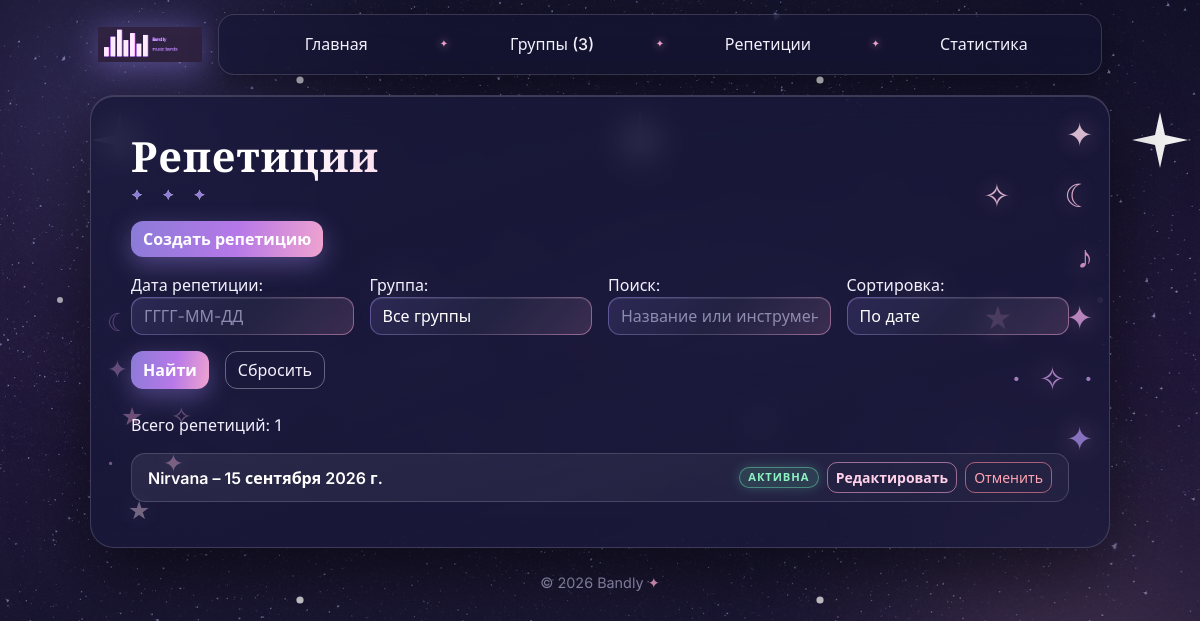
Screenshot of /rehearsals/ with the database file from the repository.
### rehearsals/models.py (models this page shows, shortened)
class Rehearsal(models.Model):
    class Status(models.TextChoices):
        ACTIVE = "active", "Активна"
        CANCELLED = "cancelled", "Отменена"
        COMPLETED = "completed", "Завершена"
    band = models.ForeignKey(
        "bands.Band",
        on_delete=models.PROTECT,
        related_name="rehearsals",
        verbose_name="Группа",
    )
    rehearsal_date = models.DateField(
        verbose_name="Дата репетиции",
    )
    participants = models.PositiveIntegerField(
        default=1,
        validators=[MinValueValidator(1), MaxValueValidator(100)],
        verbose_name="Число участников",
        help_text="Укажите планируемое число участников репетиции.",
    )
    status = models.CharField(
        max_length=12,
        choices=Status.choices,
        default=Status.ACTIVE,
        verbose_name="Статус репетиции",
    )
    objects = RehearsalManager()
    class Meta:
        ordering = ["rehearsal_date", "pk"]
        verbose_name = "Репетиция"
        verbose_name_plural = "Репетиции"

### rehearsals/views.py (the view)
# urls.py: path("", views.rehearsal_list, name="list"),
def rehearsal_list(request):
    form = RehearsalFilterForm(request.GET or None)
    form_valid = form.is_bound and form.is_valid()
    error = None
    booking_date = None
    band_id = None
    sort = "date"
    if form_valid:
        booking_date = form.cleaned_data.get("date")
        band = form.cleaned_data.get("band")
        band_id = band.pk if band else None
        query = form.cleaned_data.get("q") or ""
        sort = form.cleaned_data.get("sort") or "date"
    else:
        query = ""
        if form.is_bound:
            error = "Проверьте корректность параметров фильтрации."
    rehearsals_data = Rehearsal.objects.active()
    if booking_date:
        rehearsals_data = rehearsals_data.for_date(booking_date)
    if band_id:
        rehearsals_data = rehearsals_data.filter(
            band_id=band_id,
        )
    if query:
        rehearsals_data = rehearsals_data.filter(
            Q(band__name__icontains=query)
            | Q(band__required_instrument__icontains=query),
        )
    sort_field = SORT_FIELDS.get(sort, "rehearsal_date")
    rehearsals_data = (
        rehearsals_data.annotate(
            band_name=F("band__name"),
        )
        .values(
            "id",
            "rehearsal_date",
            "participants",
            "status",
            "band_name",
        )
        .order_by(sort_field, "id")
    )
    paginator = Paginator(rehearsals_data, 5)
    page_obj = paginator.get_page(request.GET.get("page"))
    context = {
        "rehearsals": page_obj,
        "page_obj": page_obj,
        "form": form,
        "error": error,
    }
    return render(request, "rehearsals/rehearsal_list.html", context)

### rehearsals/forms.py
class RehearsalFilterForm(forms.Form):
    date = forms.DateField(
        required=False,
        label="Дата репетиции",
        widget=forms.TextInput(
            attrs={
                "class": "form-control bandly-date",
                "placeholder": "ГГГГ-ММ-ДД",
                "autocomplete": "off",
            }
        ),
    )
    band = forms.ModelChoiceField(
        queryset=Band.objects.order_by("name"),
        required=False,
        label="Группа",
        empty_label="Все группы",
        widget=forms.Select(attrs={"class": "form-select"}),
    )
    q = forms.CharField(
        required=False,
        label="Поиск",
        widget=forms.TextInput(
            attrs={
                "placeholder": "Название или инструмент",
                "class": "form-control",
                "autocomplete": "off",
            }
        ),
    )
    sort = forms.ChoiceField(
        required=False,
        label="Сортировка",
        choices=SORT_CHOICES,
        widget=forms.Select(attrs={"class": "form-select"}),
    )

### bands/context_processors.py (called while the page is built)
def band_context(request):
    bands_count = Band.objects.count()
    return {
        "site_name": "Bandly",
        "bands_count": bands_count,
    }

### bands/models.py (called while the page is built)
    def __str__(self):
        return self.name

### rehearsals/models.py (called while the page is built)
    def active(self):
        return self.filter(status=self.model.Status.ACTIVE)

### rehearsals/templates/rehearsals/rehearsal_list.html (shortened to what this page needs)
{% extends "base.html" %}
{% block content %}
 <h1>Репетиции</h1>
 <p>
 <a href="{% url 'rehearsals:create' %}" class="btn btn-primary">Создать репетицию</a>
 </p>
 <form method="get" class="mb-4">
  <div class="row g-3 align-items-end">
   <div class="col-md-3">
    {{ form.date.label_tag }}
    {{ form.date }}
   </div>
   <div class="col-md-3">
    {{ form.band.label_tag }}
    {{ form.band }}
   </div>
   <div class="col-md-3">
    {{ form.q.label_tag }}
    {{ form.q }}
   </div>
   <div class="col-md-3">
    {{ form.sort.label_tag }}
    {{ form.sort }}
   </div>
  </div>
  <div class="d-flex gap-2 mt-3">
   <button type="submit" class="btn btn-primary">Найти</button>
   <a href="{% url 'rehearsals:list' %}" class="btn btn-outline-secondary">Сбросить</a>
  </div>
 </form>
 <p>
 Всего репетиций: {{ page_obj.paginator.count }}
 </p>
 <ul class="list-group">
 {% for rehearsal in rehearsals %}
  <li class="list-group-item d-flex justify-content-between align-items-center flex-wrap gap-2">
   <a href="{% url 'rehearsals:detail' rehearsal.id %}">
    {{ rehearsal.band_name }} – {{ rehearsal.rehearsal_date }}
   </a>
   <span class="d-flex flex-wrap gap-2 align-items-center">
    {% include "rehearsals/includes/rehearsal_status.html" %}
    <a href="{% url 'rehearsals:update' rehearsal.id %}" class="btn btn-outline-warning btn-sm">Редактировать</a>
    <form method="post" action="{% url 'rehearsals:cancel' rehearsal.id %}" class="d-inline">
     <button type="submit" class="btn btn-outline-danger btn-sm">Отменить</button>
    </form>
   </span>
  </li>
 {% empty %}
  <li class="list-group-item">
   Репетиции не найдены.
  </li>
 {% endfor %}
 </ul>
{% endblock %}

### rehearsals/templates/rehearsals/includes/rehearsal_status.html
{% if rehearsal.status == "cancelled" %}
 <span class="badge bg-secondary rehearsal-status rehearsal-status-cancelled">
 Отменена
 </span>
{% elif rehearsal.status == "completed" %}
 <span class="badge bg-info rehearsal-status rehearsal-status-completed">
 Завершена
 </span>
{% elif rehearsal.status == "active" %}
 <span class="badge bg-success rehearsal-status rehearsal-status-active">
 Активна
 </span>
{% else %}
 <span class="badge bg-warning rehearsal-status rehearsal-status-unknown">
 Статус неизвестен
 </span>
{% endif %}

### rows the page displays
Rehearsal: band_name "Nirvana", rehearsal_date "15 сентября 2026 г.", status "АКТИВНА"

### other values shown
{{ bands_count }} "3"
{{ page_obj.paginator.count }} "1"
{{ site_name|default:"Bandly" }} "Bandly"
